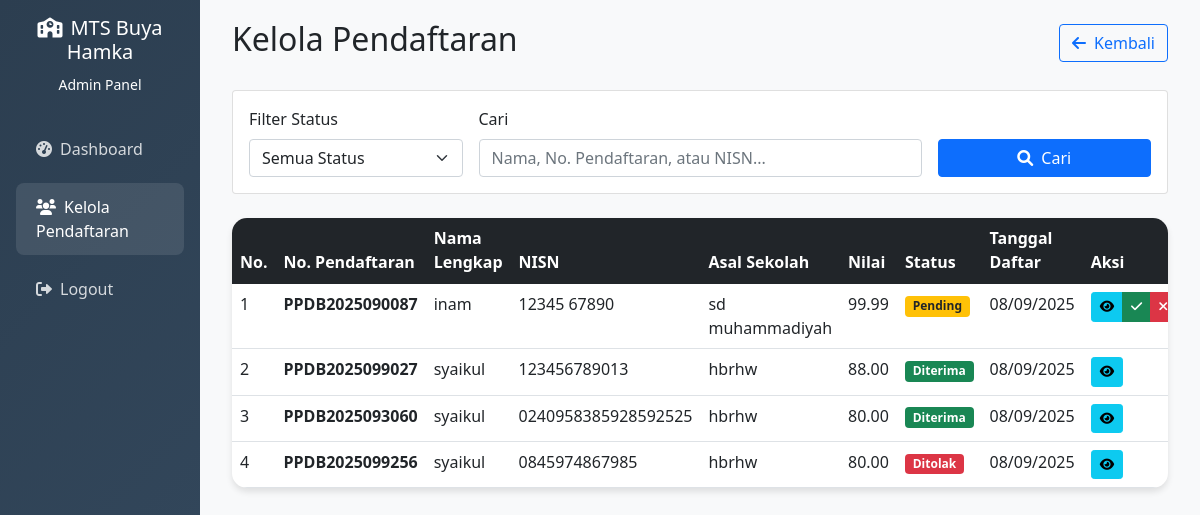
The app's page /admin/kelola_pendaftaran.php (signed in) with its own data.
### tables this page shows
CREATE TABLE `pendaftaran` (
  `id` int(11) NOT NULL,
  `no_pendaftaran` varchar(20) NOT NULL,
  `nama_lengkap` varchar(100) NOT NULL,
  `nisn` varchar(20) NOT NULL,
  `tempat_lahir` varchar(50) NOT NULL,
  `tanggal_lahir` date NOT NULL,
  `jenis_kelamin` enum('L','P') NOT NULL,
  `agama` varchar(20) NOT NULL,
  `alamat` text NOT NULL,
  `nama_ayah` varchar(100) NOT NULL,
  `nama_ibu` varchar(100) NOT NULL,
  `pekerjaan_ayah` varchar(50) NOT NULL,
  `pekerjaan_ibu` varchar(50) NOT NULL,
  `no_hp` varchar(15) NOT NULL,
  `asal_sekolah` varchar(100) NOT NULL,
  `nilai_ijazah` decimal(4,2) NOT NULL,
  `status` enum('pending','diterima','ditolak') DEFAULT 'pending',
  `tanggal_daftar` timestamp NOT NULL DEFAULT current_timestamp(),
  `updated_at` timestamp NOT NULL DEFAULT current_timestamp() ON UPDATE current_timestamp()
);

### admin/kelola_pendaftaran.php (the view, shortened to what this page needs)
<?php
require_once '../config/database.php';
$filter_status = isset($_GET['status']) ? $_GET['status'] : 'all';
$search = isset($_GET['search']) ? clean_input($_GET['search']) : '';
$where_clause = "WHERE 1=1";
$sql = "SELECT * FROM pendaftaran $where_clause ORDER BY tanggal_daftar DESC";
$stmt = $conn->prepare($sql);
$stmt->execute();
$result = $stmt->get_result();
?>
<!DOCTYPE html>
<html lang="id">
<head>
    <link href="https://cdn.jsdelivr.net/npm/bootstrap@5.1.3/dist/css/bootstrap.min.css" rel="stylesheet">
    <link href="https://cdnjs.cloudflare.com/ajax/libs/font-awesome/6.0.0/css/all.min.css" rel="stylesheet">
</head>
<body>
    <div class="container-fluid">
        <div class="row">
            <div class="col-lg-2 p-0">
                <div class="sidebar p-3">
                    <div class="text-center mb-4">
                        <h5><i class="fas fa-school me-2"></i>MTS Buya Hamka</h5>
                        <small>Admin Panel</small>
                    </div>
                    <nav class="nav flex-column">
                        <a class="nav-link" href="dashboard.php">
                            <i class="fas fa-tachometer-alt me-2"></i>Dashboard
                        </a>
                        <a class="nav-link active" href="kelola_pendaftaran.php">
                            <i class="fas fa-users me-2"></i>Kelola Pendaftaran
                        </a>
                        <a class="nav-link" href="logout.php">
                            <i class="fas fa-sign-out-alt me-2"></i>Logout
                        </a>
                    </nav>
                </div>
            </div>
            <div class="col-lg-10">
                <div class="main-content">
                    <div class="d-flex justify-content-between align-items-center mb-4">
                        <h2>Kelola Pendaftaran</h2>
                        <a href="dashboard.php" class="btn btn-outline-primary">
                            <i class="fas fa-arrow-left me-2"></i>Kembali
                        </a>
                    </div>
                    <div class="card mb-4">
                        <div class="card-body">
                            <form method="GET" class="row g-3">
                                <div class="col-md-3">
                                    <label class="form-label">Filter Status</label>
                                    <select name="status" class="form-select">
                                        <option value="all" <?= $filter_status == 'all' ? 'selected' : '' ?>>Semua Status</option>
                                    </select>
                                </div>
                                <div class="col-md-6">
                                    <label class="form-label">Cari</label>
                                    <input type="text" name="search" class="form-control"
                                           placeholder="Nama, No. Pendaftaran, atau NISN..."
                                           value="<?= htmlspecialchars($search) ?>">
                                </div>
                                <div class="col-md-3">
                                    <label class="form-label">&nbsp;</label>
                                    <div class="d-grid gap-2">
                                        <button type="submit" class="btn btn-primary">
                                            <i class="fas fa-search me-2"></i>Cari
                                        </button>
                                    </div>
                                </div>
                            </form>
                        </div>
                    </div>
                    <div class="table-container">
                        <div class="table-responsive">
                            <table class="table table-hover mb-0">
                                <thead class="table-dark">
                                    <tr>
                                        <th>No.</th>
                                        <th>No. Pendaftaran</th>
                                        <th>Nama Lengkap</th>
                                        <th>NISN</th>
                                        <th>Asal Sekolah</th>
                                        <th>Nilai</th>
                                        <th>Status</th>
                                        <th>Tanggal Daftar</th>
                                        <th>Aksi</th>
                                    </tr>
                                </thead>
                                <tbody>
                                    <?php if($result->num_rows > 0): ?>
                                        <?php $no = 1; while($row = $result->fetch_assoc()): ?>
                                            <tr>
                                                <td><?= $no++ ?></td>
                                                <td><strong><?= $row['no_pendaftaran'] ?></strong></td>
                                                <td><?= $row['nama_lengkap'] ?></td>
                                                <td><?= $row['nisn'] ?></td>
                                                <td><?= $row['asal_sekolah'] ?></td>
                                                <td><?= $row['nilai_ijazah'] ?></td>
                                                <td>
                                                    <?php
                                                    $badge_class = '';
                                                    switch($row['status']) {
                                                        case 'pending': $badge_class = 'bg-warning text-dark'; break;
                                                        case 'diterima': $badge_class = 'bg-success'; break;
                                                        case 'ditolak': $badge_class = 'bg-danger'; break;
                                                    }
                                                    ?>
                                                    <span class="badge <?= $badge_class ?>"><?= ucfirst($row['status']) ?></span>
                                                </td>
                                                <td><?= date('d/m/Y', strtotime($row['tanggal_daftar'])) ?></td>
                                                <td>
                                                    <div class="btn-group" role="group">
                                                        <button type="button" class="btn btn-info btn-sm"
                                                                onclick="viewDetail(<?= $row['id'] ?>)">
                                                            <i class="fas fa-eye"></i>
                                                        </button>
                                                        <?php if($row['status'] == 'pending'): ?>
                                                            <button type="button" class="btn btn-success btn-sm"
                                                                    onclick="updateStatus(<?= $row['id'] ?>, 'diterima')">
                                                                <i class="fas fa-check"></i>
                                                            </button>
                                                            <button type="button" class="btn btn-danger btn-sm"
                                                                    onclick="updateStatus(<?= $row['id'] ?>, 'ditolak')">
                                                                <i class="fas fa-times"></i>
                                                            </button>
                                                        <?php endif; ?>
                                                    </div>
                                                </td>
                                            </tr>
                                        <?php endwhile; ?>
                                    <?php endif; ?>
                                </tbody>
                            </table>
                        </div>
                    </div>
                </div>
            </div>
        </div>
    </div>
</body>
</html>

### admin/kelola_pendaftaran.php (style rules this page uses)
body { background-color: #f8f9fa; }
.sidebar { background: linear-gradient(135deg, #2c3e50 0%, #34495e 100%); min-height: 100vh; color: white; }
.sidebar .nav-link { color: rgba(255,255,255,0.8); padding: 12px 20px; border-radius: 8px; margin: 5px 0; }
.sidebar .nav-link:hover, .sidebar .nav-link.active { background-color: rgba(255,255,255,0.1); color: white; }
.main-content { padding: 20px; }
.table-container { background: white; border-radius: 15px; box-shadow: 0 4px 6px rgba(0,0,0,0.1); overflow: hidden; }
.btn-sm { font-size: 0.8rem; }

### records on screen
pendaftaran: no_pendaftaran "PPDB2025090087", nama_lengkap "inam", nisn "12345 67890", asal_sekolah "sd muhammadiyah", nilai_ijazah "99.99", status "Pending", tanggal_daftar "08/09/2025"
pendaftaran: no_pendaftaran "PPDB2025099027", nama_lengkap "syaikul", nisn "123456789013", asal_sekolah "hbrhw", nilai_ijazah "88.00", status "Diterima", tanggal_daftar "08/09/2025"
pendaftaran: no_pendaftaran "PPDB2025093060", nama_lengkap "syaikul", nisn "0240958385928592525", asal_sekolah "hbrhw", nilai_ijazah "80.00", status "Diterima", tanggal_daftar "08/09/2025"
pendaftaran: no_pendaftaran "PPDB2025099256", nama_lengkap "syaikul", nisn "0845974867985", asal_sekolah "hbrhw", nilai_ijazah "80.00", status "Ditolak", tanggal_daftar "08/09/2025"
